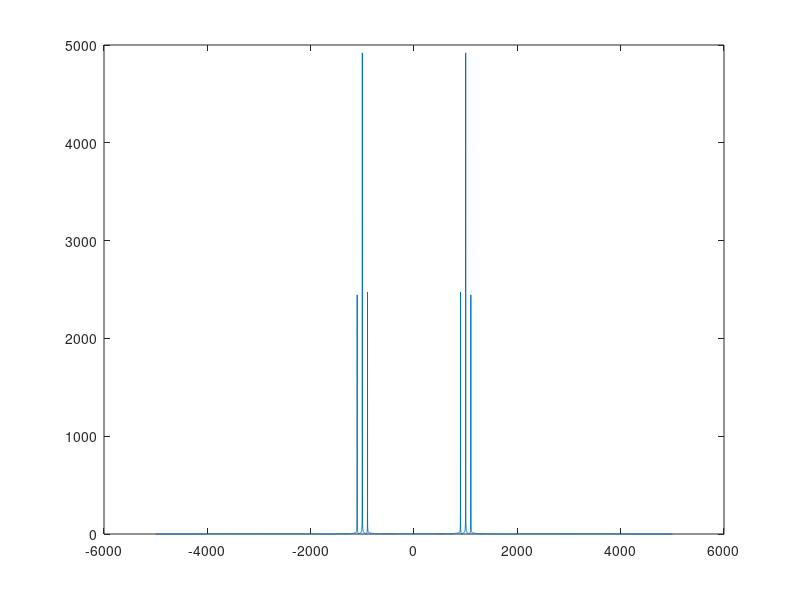

Recreate this plot in MATLAB.
%spectrum analyzer
carrier_freq=1000;
msg_freq = 100;
t= 0:0.0001:1;
carrier=cos(2*pi*carrier_freq*t);
msg=cos(2*pi*msg_freq*t);

AM_out=carrier+carrier.*msg;

FM_out=cos((2*pi*carrier_freq*t).*msg);

f= -(length(AM_out)-1)/2:1:(length(AM_out)-1)/2;
tr=abs(fftshift(fft(AM_out)));
plot(f,tr)